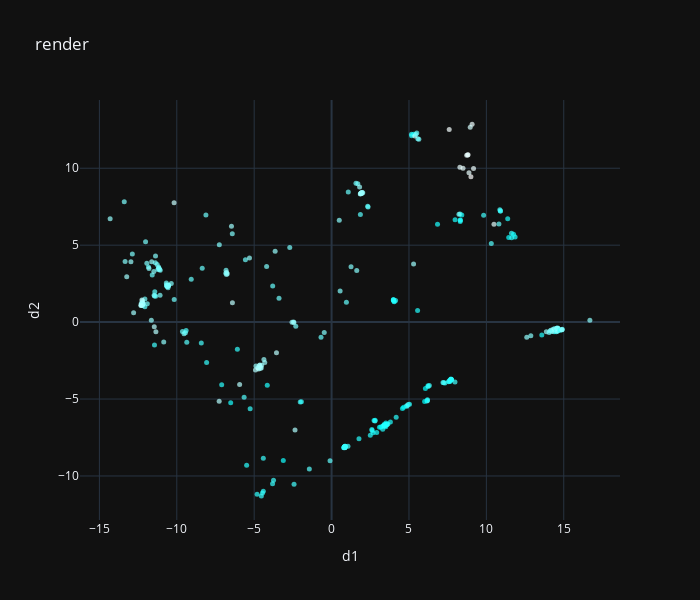

Notebook cell for this chart:
### Code cell
from sklearn.decomposition import PCA

from render import *

pca = PCA(n_components=2)
X_small = pca.fit_transform(X)
y_n = y.to_numpy()[:,np.newaxis]

X_small=np.concatenate([X_small,y_n],axis=1)
print(sum(pca.explained_variance_ratio_))
np.random.shuffle(X_small)
plot_2d_rgb(X_small[:10000],"render",["d1","d2","tensile strength"])

### Figure 1 — Plotly figure (JSON) as saved in the notebook; plotly's stock layout.template omitted (floating-point values rounded to 4 significant figures; data arrays with more than 128 entries replaced by an {"elided": "..."} marker saying what was removed)
{"data": [{"marker": {"color": {"elided": "312 str values"}, "opacity": 0.7, "size": 5}, "mode": "markers", "type": "scatter", "x": {"elided": "312 float values"}, "y": {"elided": "312 float values"}}], "layout": {"height": 600, "title": {"text": "render"}, "width": 700, "xaxis": {"title": {"text": "d1"}}, "yaxis": {"title": {"text": "d2"}}}}
